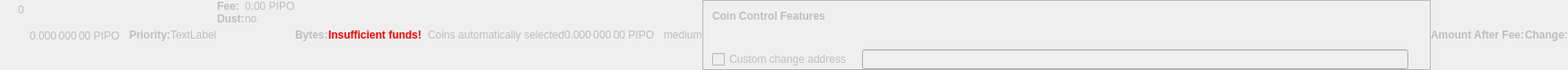
    <widget class="QWidget" name="dummyHideWidget" native="true">
     <property name="enabled">
      <bool>false</bool>
     </property>
     <property name="maximumSize">
      <size>
       <width>100</width>
       <height>22</height>
      </size>
     </property>
     <layout class="QHBoxLayout" name="dummyHideLayout">
      <property name="spacing">
       <number>0</number>
      </property>
      <property name="leftMargin">
       <number>0</number>
      </property>
      <property name="topMargin">
       <number>0</number>
      </property>
      <property name="rightMargin">
       <number>0</number>
      </property>
      <property name="bottomMargin">
       <number>0</number>
      </property>
      <item>
       <layout class="QFormLayout" name="formLayoutCoinControl1">
        <property name="horizontalSpacing">
         <number>10</number>
        </property>
        <property name="verticalSpacing">
         <number>14</number>
        </property>
        <property name="leftMargin">
         <number>10</number>
        </property>
        <property name="topMargin">
         <number>4</number>
        </property>
        <property name="rightMargin">
         <number>6</number>
        </property>
        <item row="0" column="1">
         <widget class="QLabel" name="labelCoinControlBytes">
          <property name="cursor">
           <cursorShape>IBeamCursor</cursorShape>
          </property>
          <property name="contextMenuPolicy">
           <enum>Qt::ActionsContextMenu</enum>
          </property>
          <property name="text">
           <string notr="true">0</string>
          </property>
          <property name="textInteractionFlags">
           <set>Qt::LinksAccessibleByMouse|Qt::TextSelectableByKeyboard|Qt::TextSelectableByMouse</set>
          </property>
         </widget>
        </item>
       </layout>
      </item>
      <item>
       <widget class="QLabel" name="labelCoinControlAfterFee">
        <property name="enabled">
         <bool>false</bool>
        </property>
        <property name="sizePolicy">
         <sizepolicy hsizetype="Fixed" vsizetype="Fixed">
          <horstretch>0</horstretch>
          <verstretch>0</verstretch>
         </sizepolicy>
        </property>
        <property name="minimumSize">
         <size>
          <width>111</width>
          <height>12</height>
         </size>
        </property>
        <property name="maximumSize">
         <size>
          <width>111</width>
          <height>12</height>
         </size>
        </property>
        <property name="cursor">
         <cursorShape>IBeamCursor</cursorShape>
        </property>
        <property name="contextMenuPolicy">
         <enum>Qt::ActionsContextMenu</enum>
        </property>
        <property name="text">
         <string notr="true">0.000 000 00 PIPO</string>
        </property>
        <property name="textInteractionFlags">
         <set>Qt::LinksAccessibleByMouse|Qt::TextSelectableByKeyboard|Qt::TextSelectableByMouse</set>
        </property>
       </widget>
      </item>
      <item>
       <widget class="QLabel" name="labelCoinControlPriorityText">
        <property name="enabled">
         <bool>false</bool>
        </property>
        <property name="font">
         <font>
          <weight>75</weight>
          <bold>true</bold>
         </font>
        </property>
        <property name="text">
         <string>Priority:</string>
        </property>
       </widget>
      </item>
      <item>
       <layout class="QHBoxLayout" name="horizontalLayout">
        <item>
         <widget class="QLabel" name="WarningLabel">
          <property name="text">
           <string>TextLabel</string>
          </property>
         </widget>
        </item>
       </layout>
      </item>
      <item>
       <layout class="QFormLayout" name="formLayoutCoinControl3">
        <property name="horizontalSpacing">
         <number>0</number>
        </property>
        <property name="verticalSpacing">
         <number>0</number>
        </property>
        <property name="leftMargin">
         <number>0</number>
        </property>
        <property name="topMargin">
         <number>0</number>
        </property>
        <property name="rightMargin">
         <number>0</number>
        </property>
        <item row="0" column="0">
         <widget class="QLabel" name="labelCoinControlFeeText">
          <property name="enabled">
           <bool>false</bool>
          </property>
          <property name="font">
           <font>
            <weight>75</weight>
            <bold>true</bold>
           </font>
          </property>
          <property name="text">
           <string>Fee:</string>
          </property>
          <property name="margin">
           <number>0</number>
          </property>
         </widget>
        </item>
        <item row="0" column="1">
         <widget class="QLabel" name="labelCoinControlFee">
          <property name="enabled">
           <bool>false</bool>
          </property>
          <property name="cursor">
           <cursorShape>IBeamCursor</cursorShape>
          </property>
          <property name="contextMenuPolicy">
           <enum>Qt::ActionsContextMenu</enum>
          </property>
          <property name="text">
           <string notr="true">0.00 PIPO</string>
          </property>
          <property name="textInteractionFlags">
           <set>Qt::LinksAccessibleByMouse|Qt::TextSelectableByKeyboard|Qt::TextSelectableByMouse</set>
          </property>
         </widget>
        </item>
        <item row="1" column="0">
         <widget class="QLabel" name="labelCoinControlLowOutputText">
          <property name="enabled">
           <bool>false</bool>
          </property>
          <property name="font">
           <font>
            <weight>75</weight>
            <bold>true</bold>
           </font>
          </property>
          <property name="text">
           <string>Dust:</string>
          </property>
         </widget>
        </item>
        <item row="1" column="1">
         <widget class="QLabel" name="labelCoinControlLowOutput">
          <property name="enabled">
           <bool>false</bool>
          </property>
          <property name="cursor">
           <cursorShape>IBeamCursor</cursorShape>
          </property>
          <property name="contextMenuPolicy">
           <enum>Qt::ActionsContextMenu</enum>
          </property>
          <property name="text">
           <string>no</string>
          </property>
          <property name="textInteractionFlags">
           <set>Qt::LinksAccessibleByMouse|Qt::TextSelectableByKeyboard|Qt::TextSelectableByMouse</set>
          </property>
         </widget>
        </item>
       </layout>
      </item>
      <item>
       <widget class="QLabel" name="labelCoinControlBytesText">
        <property name="enabled">
         <bool>false</bool>
        </property>
        <property name="font">
         <font>
          <weight>75</weight>
          <bold>true</bold>
         </font>
        </property>
        <property name="text">
         <string>Bytes:</string>
        </property>
       </widget>
      </item>
      <item>
       <layout class="QFormLayout" name="formLayoutCoinControl2">
        <property name="horizontalSpacing">
         <number>0</number>
        </property>
        <property name="verticalSpacing">
         <number>0</number>
        </property>
        <property name="leftMargin">
         <number>0</number>
        </property>
        <property name="topMargin">
         <number>0</number>
        </property>
        <property name="rightMargin">
         <number>0</number>
        </property>
       </layout>
      </item>
      <item>
       <layout class="QHBoxLayout" name="horizontalLayoutCoinControl2">
        <property name="spacing">
         <number>0</number>
        </property>
        <property name="bottomMargin">
         <number>0</number>
        </property>
       </layout>
      </item>
      <item>
       <widget class="QLabel" name="labelCoinControlInsuffFunds">
        <property name="enabled">
         <bool>false</bool>
        </property>
        <property name="minimumSize">
         <size>
          <width>0</width>
          <height>0</height>
         </size>
        </property>
        <property name="font">
         <font>
          <weight>75</weight>
          <bold>true</bold>
         </font>
        </property>
        <property name="styleSheet">
         <string notr="true">color:red;font-weight:bold;</string>
        </property>
        <property name="text">
         <string>Insufficient funds!</string>
        </property>
        <property name="margin">
         <number>5</number>
        </property>
       </widget>
      </item>
      <item>
       <layout class="QFormLayout" name="formLayoutCoinControl4">
        <property name="horizontalSpacing">
         <number>0</number>
        </property>
        <property name="verticalSpacing">
         <number>0</number>
        </property>
        <property name="leftMargin">
         <number>0</number>
        </property>
        <property name="topMargin">
         <number>0</number>
        </property>
        <property name="rightMargin">
         <number>0</number>
        </property>
       </layout>
      </item>
      <item>
       <widget class="QLabel" name="labelCoinControlChangeLabel">
        <property name="enabled">
         <bool>false</bool>
        </property>
        <property name="sizePolicy">
         <sizepolicy hsizetype="Preferred" vsizetype="Expanding">
          <horstretch>0</horstretch>
          <verstretch>0</verstretch>
         </sizepolicy>
        </property>
        <property name="minimumSize">
         <size>
          <width>0</width>
          <height>0</height>
         </size>
        </property>
        <property name="text">
         <string/>
        </property>
        <property name="margin">
         <number>3</number>
        </property>
       </widget>
      </item>
      <item>
       <widget class="QLabel" name="labelCoinControlAutomaticallySelected">
        <property name="enabled">
         <bool>false</bool>
        </property>
        <property name="sizePolicy">
         <sizepolicy hsizetype="Fixed" vsizetype="Fixed">
          <horstretch>0</horstretch>
          <verstretch>0</verstretch>
         </sizepolicy>
        </property>
        <property name="minimumSize">
         <size>
          <width>0</width>
          <height>0</height>
         </size>
        </property>
        <property name="maximumSize">
         <size>
          <width>240</width>
          <height>16777215</height>
         </size>
        </property>
        <property name="text">
         <string>Coins automatically selected</string>
        </property>
        <property name="margin">
         <number>5</number>
        </property>
       </widget>
      </item>
      <item>
       <widget class="QLabel" name="labelCoinControlChange">
        <property name="enabled">
         <bool>false</bool>
        </property>
        <property name="sizePolicy">
         <sizepolicy hsizetype="Fixed" vsizetype="Fixed">
          <horstretch>0</horstretch>
          <verstretch>0</verstretch>
         </sizepolicy>
        </property>
        <property name="minimumSize">
         <size>
          <width>111</width>
          <height>0</height>
         </size>
        </property>
        <property name="maximumSize">
         <size>
          <width>111</width>
          <height>16777215</height>
         </size>
        </property>
        <property name="cursor">
         <cursorShape>IBeamCursor</cursorShape>
        </property>
        <property name="contextMenuPolicy">
         <enum>Qt::ActionsContextMenu</enum>
        </property>
        <property name="text">
         <string notr="true">0.000 000 00 PIPO</string>
        </property>
        <property name="textInteractionFlags">
         <set>Qt::LinksAccessibleByMouse|Qt::TextSelectableByKeyboard|Qt::TextSelectableByMouse</set>
        </property>
       </widget>
      </item>
      <item>
       <widget class="QLabel" name="labelCoinControlPriority">
        <property name="enabled">
         <bool>false</bool>
        </property>
        <property name="cursor">
         <cursorShape>IBeamCursor</cursorShape>
        </property>
        <property name="contextMenuPolicy">
         <enum>Qt::ActionsContextMenu</enum>
        </property>
        <property name="text">
         <string>medium</string>
        </property>
        <property name="textInteractionFlags">
         <set>Qt::LinksAccessibleByMouse|Qt::TextSelectableByKeyboard|Qt::TextSelectableByMouse</set>
        </property>
       </widget>
      </item>
      <item>
       <widget class="QFrame" name="frameCoinControl">
        <property name="sizePolicy">
         <sizepolicy hsizetype="Expanding" vsizetype="Expanding">
          <horstretch>0</horstretch>
          <verstretch>0</verstretch>
         </sizepolicy>
        </property>
        <property name="maximumSize">
         <size>
          <width>16777215</width>
          <height>16777215</height>
         </size>
        </property>
        <property name="frameShape">
         <enum>QFrame::StyledPanel</enum>
        </property>
        <property name="frameShadow">
         <enum>QFrame::Sunken</enum>
        </property>
        <layout class="QVBoxLayout" name="verticalLayoutCoinControl2_2">
         <property name="spacing">
          <number>0</number>
         </property>
         <property name="leftMargin">
          <number>0</number>
         </property>
         <property name="topMargin">
          <number>0</number>
         </property>
         <property name="rightMargin">
          <number>0</number>
         </property>
         <property name="bottomMargin">
          <number>0</number>
         </property>
         <item>
          <layout class="QVBoxLayout" name="verticalLayoutCoinControl" stretch="0,0,0,1">
           <property name="spacing">
            <number>0</number>
           </property>
           <property name="leftMargin">
            <number>10</number>
           </property>
           <property name="topMargin">
            <number>10</number>
           </property>
           <item>
            <layout class="QHBoxLayout" name="horizontalLayoutCoinControl1">
             <property name="bottomMargin">
              <number>15</number>
             </property>
             <item>
              <widget class="QLabel" name="labelCoinControlFeatures">
               <property name="enabled">
                <bool>false</bool>
               </property>
               <property name="sizePolicy">
                <sizepolicy hsizetype="Preferred" vsizetype="Maximum">
                 <horstretch>0</horstretch>
                 <verstretch>0</verstretch>
                </sizepolicy>
               </property>
               <property name="font">
                <font>
                 <weight>75</weight>
                 <bold>true</bold>
                </font>
               </property>
               <property name="styleSheet">
                <string notr="true">font-weight:bold;</string>
               </property>
               <property name="text">
                <string>Coin Control Features</string>
               </property>
              </widget>
             </item>
            </layout>
           </item>
           <item>
            <widget class="QWidget" name="widgetCoinControl" native="true">
             <property name="sizePolicy">
              <sizepolicy hsizetype="Preferred" vsizetype="Preferred">
               <horstretch>0</horstretch>
               <verstretch>0</verstretch>
              </sizepolicy>
             </property>
             <property name="minimumSize">
              <size>
               <width>0</width>
               <height>0</height>
              </size>
             </property>
             <property name="styleSheet">
              <string notr="true"/>
             </property>
             <layout class="QHBoxLayout" name="horizontalLayoutCoinControl5_2">
              <property name="leftMargin">
               <number>0</number>
              </property>
              <property name="topMargin">
               <number>0</number>
              </property>
              <property name="rightMargin">
               <number>0</number>
              </property>
              <property name="bottomMargin">
               <number>0</number>
              </property>
              <item>
               <layout class="QHBoxLayout" name="horizontalLayoutCoinControl3">
                <property name="spacing">
                 <number>20</number>
                </property>
                <property name="topMargin">
                 <number>0</number>
                </property>
                <property name="bottomMargin">
                 <number>10</number>
                </property>
               </layout>
              </item>
             </layout>
            </widget>
           </item>
           <item>
            <layout class="QHBoxLayout" name="horizontalLayoutCoinControl4" stretch="0,0,0">
             <property name="spacing">
              <number>12</number>
             </property>
             <property name="sizeConstraint">
              <enum>QLayout::SetDefaultConstraint</enum>
             </property>
             <property name="topMargin">
              <number>5</number>
             </property>
             <property name="rightMargin">
              <number>5</number>
             </property>
             <item>
              <widget class="QCheckBox" name="checkBoxCoinControlChange">
               <property name="enabled">
                <bool>false</bool>
               </property>
               <property name="toolTip">
                <string>If this is activated, but the change address is empty or invalid, change will be sent to a newly generated address.</string>
               </property>
               <property name="text">
                <string>Custom change address</string>
               </property>
              </widget>
             </item>
             <item>
              <widget class="QValidatedLineEdit" name="lineEditCoinControlChange">
               <property name="enabled">
                <bool>false</bool>
               </property>
               <property name="sizePolicy">
                <sizepolicy hsizetype="Expanding" vsizetype="Fixed">
                 <horstretch>0</horstretch>
                 <verstretch>0</verstretch>
                </sizepolicy>
               </property>
              </widget>
             </item>
             <item>
              <widget class="QLabel" name="labelCoinControlChangeLabel_2">
               <property name="sizePolicy">
                <sizepolicy hsizetype="Preferred" vsizetype="Expanding">
                 <horstretch>0</horstretch>
                 <verstretch>0</verstretch>
                </sizepolicy>
               </property>
               <property name="minimumSize">
                <size>
                 <width>0</width>
                 <height>0</height>
                </size>
               </property>
               <property name="text">
                <string/>
               </property>
               <property name="margin">
                <number>3</number>
               </property>
              </widget>
             </item>
            </layout>
           </item>
           <item>
            <spacer name="verticalSpacerCoinControl">
             <property name="orientation">
              <enum>Qt::Vertical</enum>
             </property>
             <property name="sizeHint" stdset="0">
              <size>
               <width>800</width>
               <height>1</height>
              </size>
             </property>
            </spacer>
           </item>
          </layout>
         </item>
        </layout>
       </widget>
      </item>
      <item>
       <widget class="QLabel" name="labelCoinControlAfterFeeText">
        <property name="enabled">
         <bool>false</bool>
        </property>
        <property name="minimumSize">
         <size>
          <width>0</width>
          <height>0</height>
         </size>
        </property>
        <property name="maximumSize">
         <size>
          <width>16777215</width>
          <height>16777215</height>
         </size>
        </property>
        <property name="font">
         <font>
          <weight>75</weight>
          <bold>true</bold>
         </font>
        </property>
        <property name="text">
         <string>Amount After Fee:</string>
        </property>
        <property name="alignment">
         <set>Qt::AlignLeading|Qt::AlignLeft|Qt::AlignVCenter</set>
        </property>
        <property name="margin">
         <number>0</number>
        </property>
       </widget>
      </item>
      <item>
       <widget class="QLabel" name="labelCoinControlChangeText">
        <property name="enabled">
         <bool>false</bool>
        </property>
        <property name="sizePolicy">
         <sizepolicy hsizetype="Preferred" vsizetype="Preferred">
          <horstretch>0</horstretch>
          <verstretch>0</verstretch>
         </sizepolicy>
        </property>
        <property name="minimumSize">
         <size>
          <width>0</width>
          <height>0</height>
         </size>
        </property>
        <property name="maximumSize">
         <size>
          <width>16777215</width>
          <height>16777215</height>
         </size>
        </property>
        <property name="font">
         <font>
          <weight>75</weight>
          <bold>true</bold>
         </font>
        </property>
        <property name="text">
         <string>Change:</string>
        </property>
        <property name="alignment">
         <set>Qt::AlignLeading|Qt::AlignLeft|Qt::AlignVCenter</set>
        </property>
       </widget>
      </item>
     </layout>
    </widget>
